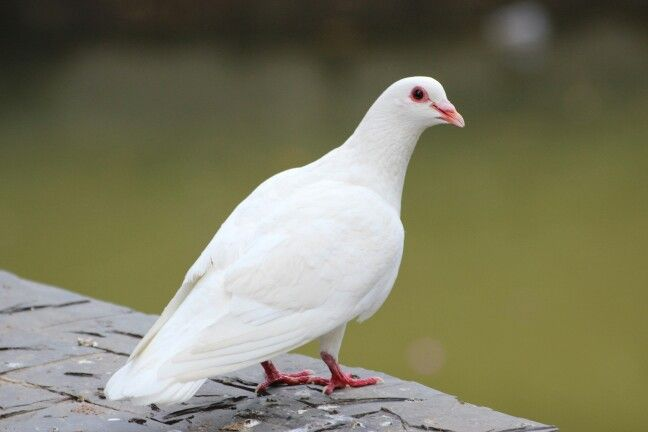
#> input picture bird.jpg, 648 x 432 px, found by its file name
$ python 'Add Noise.py'
#> lines starting #> are read from the running program, lines starting #| are printed output that depends on the picture; after the words box and inside, x2 and y2 are one past the last pixel; in counts of white or black regions, pixels touching at a corner belong together
import matplotlib.pyplot as plt
import numpy as np
import cv2
import random

def main():
    img_path="C:/Users/Dell/Desktop/class4_1/DIP/code/bird.jpg"
    rgb=plt.imread(img_path)
#> rgb is the input picture: shape (432, 648, 3); mean R, G, B 125.1, 123.8, 98.2
    grayscale=cv2.cvtColor(rgb,cv2.COLOR_RGB2GRAY)
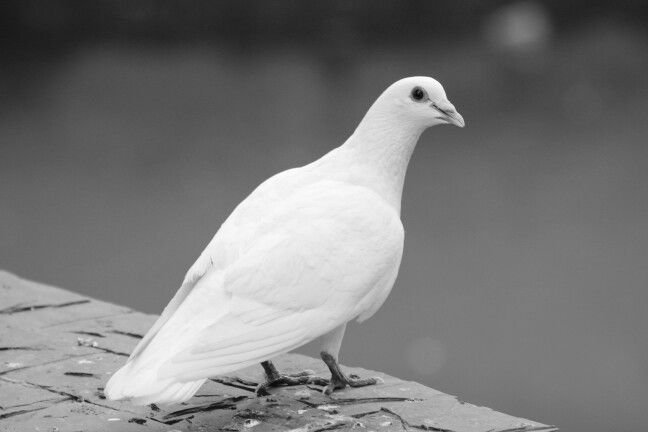
#> grayscale: shape (432, 648); min 4, max 255, mean 121.3

    average_kernel=np.array([[1,1,1],[1,1,1],[1,1,1]])*1/9
    average_filter=cv2.filter2D(grayscale,-1,average_kernel)

    plt.subplot(4,2,1)
    plt.imshow(grayscale,cmap='gray')
    plt.title("Grayscale")

    plt.subplot(4,2,2)
    plt.imshow(average_filter,cmap='gray')
    plt.title("Average Filter")

    noisy_img=grayscale
    w,h=noisy_img.shape
#> w = 432; h = 648
    number_of_pixel=random.randint(300,10000)
    for i in range(number_of_pixel):
        y=random.randint(1,w-1)
        x=random.randint(1,h-1)
        noisy_img[y][x]=255
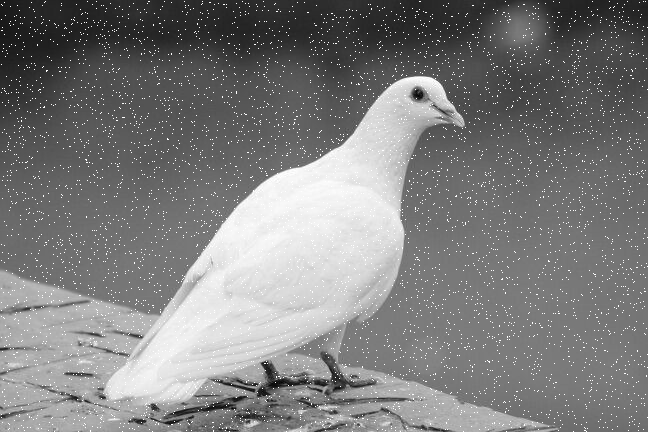
#> noisy_img: shape (432, 648); 2.34% of pixels changed, all inside (x1, y1, x2, y2) = (1, 1, 648, 432)
    number_of_pixel=random.randint(300,10000)
    for i in range(number_of_pixel):
        y=random.randint(1,w-1)
        x=random.randint(1,h-1)
        noisy_img[y][x]=0
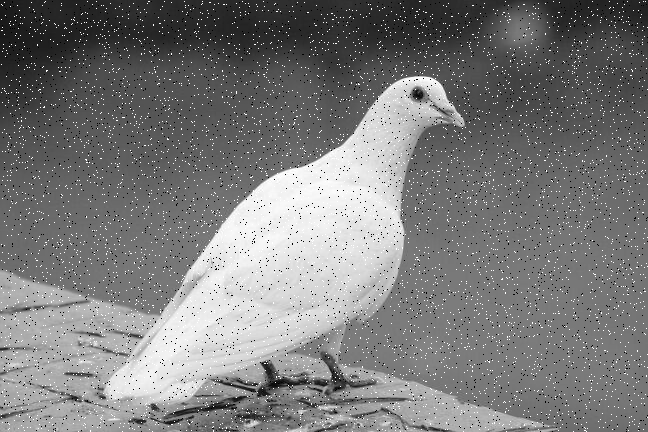
#> noisy_img: shape (432, 648); 1.46% of pixels changed, all inside (x1, y1, x2, y2) = (1, 1, 648, 432)

    plt.subplot(4,2,3)
    plt.imshow(noisy_img,cmap='gray')
    plt.title("Noisy Image")

    average_nois=cv2.filter2D(noisy_img,-1,average_kernel)
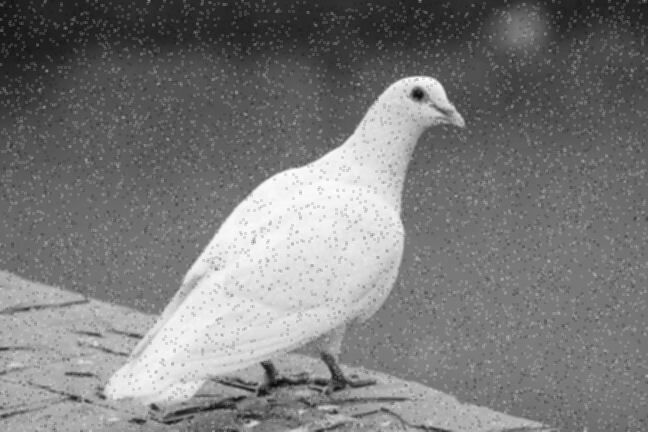
#> average_nois: shape (432, 648); min 13, max 252, mean 122.6
    plt.subplot(4,2,4)
    plt.imshow(average_nois,cmap='gray')
    plt.title("Average Noisy Image")

    gaussian_kernel=np.array([[1,2,1],[2,4,2],[1,2,1]])*1/16
    gaussian_filter=cv2.filter2D(noisy_img,-1,gaussian_kernel)
    plt.subplot(4,2,5)
    plt.imshow(gaussian_filter,cmap='gray')
    plt.title("Gaussian Filter Image")

    median=cv2.medianBlur(noisy_img,3)
    plt.subplot(4,2,6)
    plt.imshow(median,cmap='gray')
    plt.title("Median Image")
    plt.show()


if __name__=='__main__':
    main()

$ run again, with ship.jpg copied over bird.jpg
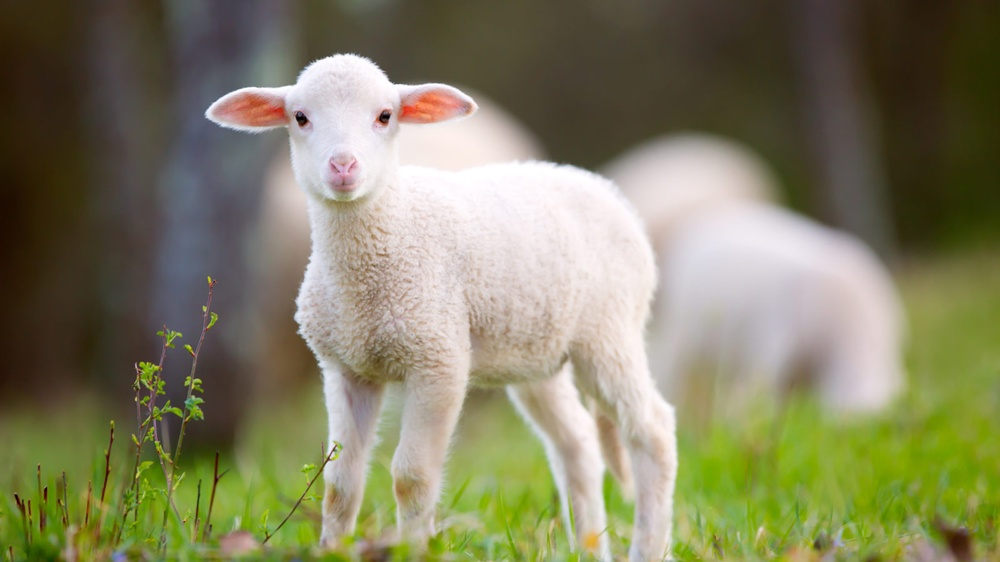
#> input picture ship.jpg, 1000 x 562 px, shrunk from 1600 x 900 before the run, found by its file name
#> in main, rgb is the input picture: shape (562, 1000, 3); mean R, G, B 130.5, 128.4, 98.5
#> after the loop in main, `for i in range(number_of_pixel):`:
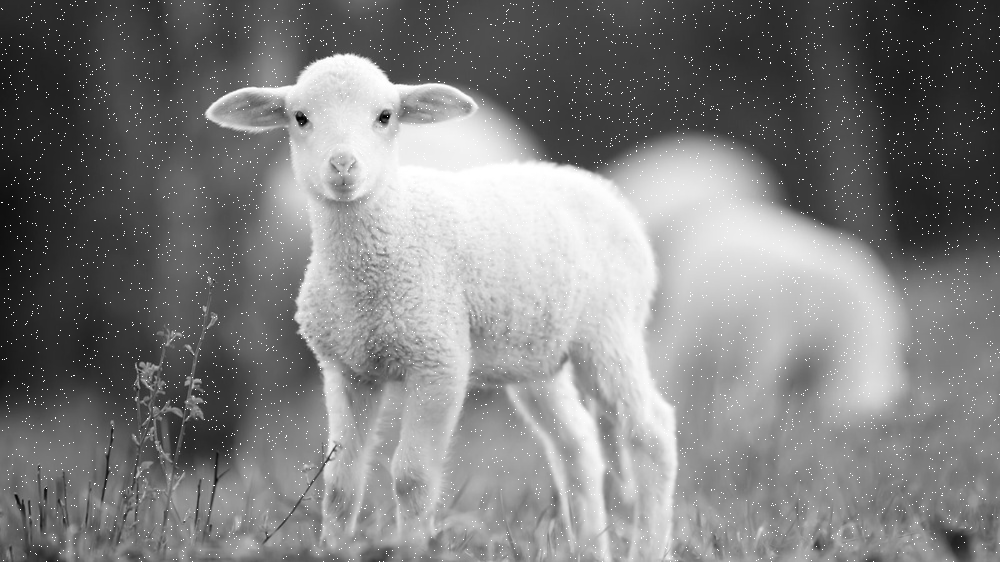
#> noisy_img: shape (562, 1000); min 0, max 255, mean 127.1
#> after the loop in main, `for i in range(number_of_pixel):`:
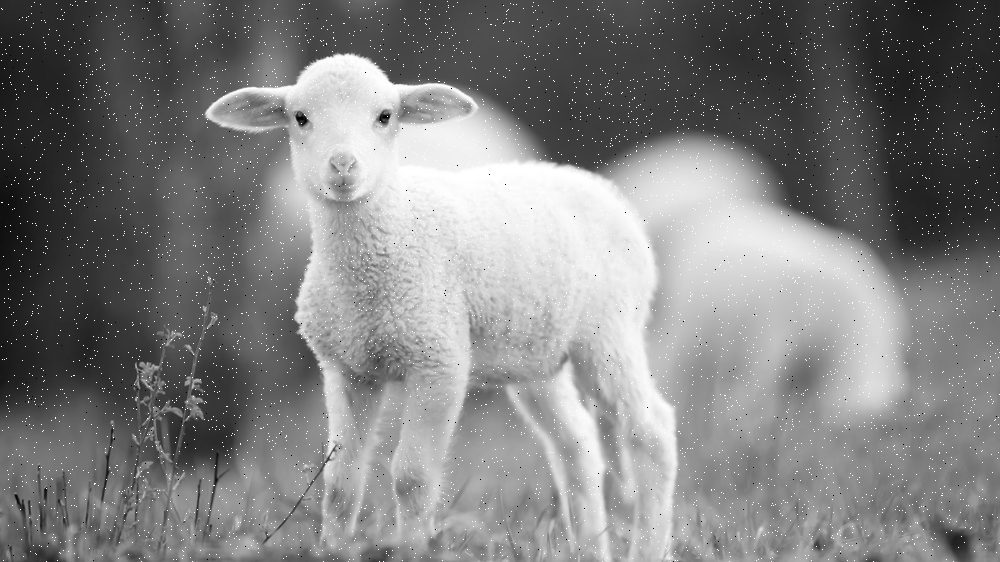
#> noisy_img: shape (562, 1000); 0.08% of pixels changed, all inside (x1, y1, x2, y2) = (2, 2, 997, 562)
